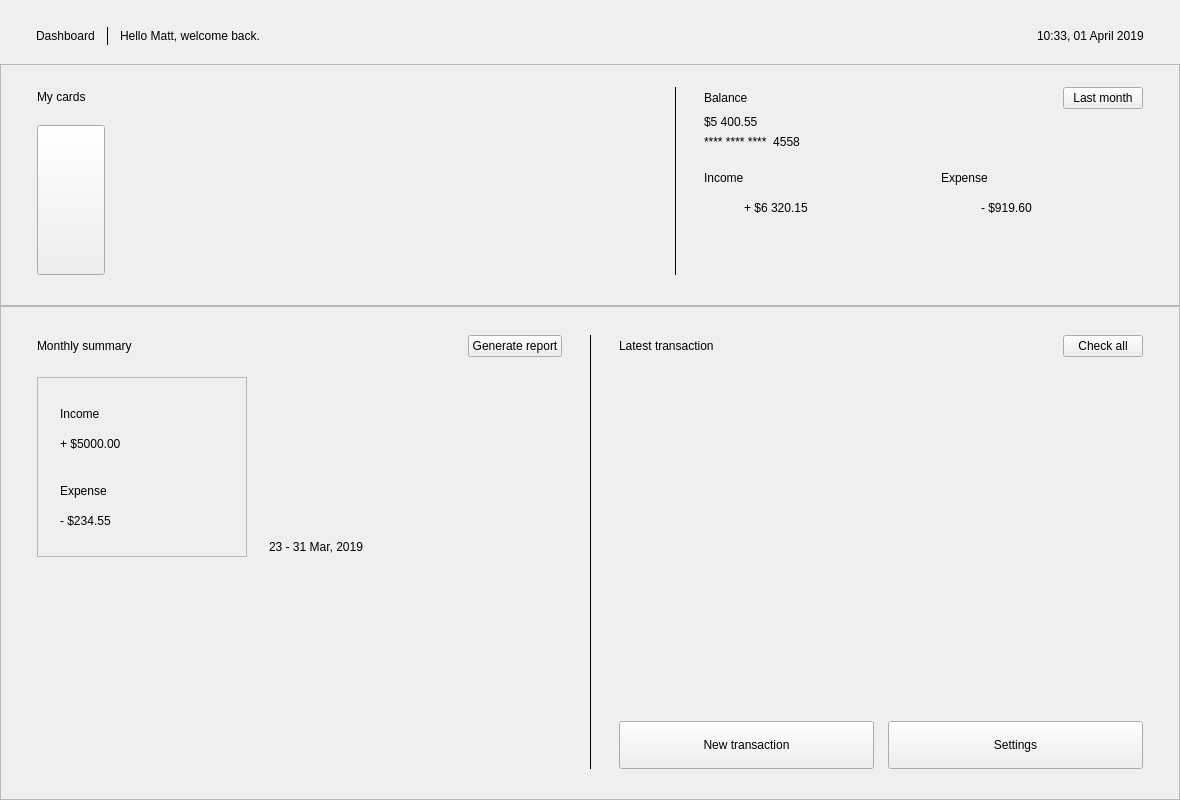
<?xml version='1.0' encoding='utf-8'?>
<ui version="4.0">
 <class>DashboardComponent</class>
 <widget class="QCustomComponent" name="DashboardComponent">
  <property name="geometry">
   <rect><x>0</x><y>0</y><width>1180</width><height>800</height></rect>
  </property>
  <layout class="QVBoxLayout" name="dashOuter">
   <property name="spacing"><number>0</number></property>
   <property name="leftMargin"><number>0</number></property>
   <property name="topMargin"><number>0</number></property>
   <property name="rightMargin"><number>0</number></property>
   <property name="bottomMargin"><number>0</number></property>
   <item>
    <widget class="QScrollArea" name="dashScroll">
     <property name="widgetResizable"><bool>true</bool></property>
     <property name="frameShape"><enum>QFrame::NoFrame</enum></property>
     <property name="horizontalScrollBarPolicy"><enum>Qt::ScrollBarAsNeeded</enum></property>
     <widget class="QWidget" name="dashScrollContents">
      <property name="geometry"><rect><x>0</x><y>0</y><width>1180</width><height>820</height></rect></property>
      <layout class="QVBoxLayout" name="dashBody">
       <property name="spacing"><number>0</number></property>
       <property name="leftMargin"><number>0</number></property>
       <property name="topMargin"><number>0</number></property>
       <property name="rightMargin"><number>0</number></property>
       <property name="bottomMargin"><number>0</number></property>

       
       <item>
        <widget class="QWidget" name="topBar" native="true">
         <layout class="QHBoxLayout" name="topBarLayout">
          <property name="spacing"><number>12</number></property>
          <property name="leftMargin"><number>36</number></property>
          <property name="topMargin"><number>26</number></property>
          <property name="rightMargin"><number>36</number></property>
          <property name="bottomMargin"><number>18</number></property>
          <item>
           <widget class="QLabel" name="crumbActive">
            <property name="text"><string>Dashboard</string></property>
            <property name="role" stdset="0"><string>crumbActive</string></property>
           </widget>
          </item>
          <item>
           <widget class="QLabel" name="crumbSep">
            <property name="minimumSize"><size><width>1</width><height>18</height></size></property>
            <property name="maximumSize"><size><width>1</width><height>18</height></size></property>
            <property name="frameShape"><enum>QFrame::VLine</enum></property>
            <property name="text"><string /></property>
            <property name="role" stdset="0"><string>crumbSep</string></property>
           </widget>
          </item>
          <item>
           <widget class="QLabel" name="crumbHello">
            <property name="text"><string>Hello Matt, welcome back.</string></property>
            <property name="role" stdset="0"><string>crumbHello</string></property>
           </widget>
          </item>
          <item>
           <spacer name="topBarSpacer">
            <property name="orientation"><enum>Qt::Horizontal</enum></property>
            <property name="sizeHint" stdset="0"><size><width>40</width><height>20</height></size></property>
           </spacer>
          </item>
          <item>
           <widget class="QLabel" name="clockLabel">
            <property name="text"><string>10:33, 01 April 2019</string></property>
            <property name="role" stdset="0"><string>clock</string></property>
           </widget>
          </item>
         </layout>
        </widget>
       </item>

       
       <item>
        <widget class="QFrame" name="topSection">
         <property name="frameShape"><enum>QFrame::StyledPanel</enum></property>
         <property name="role" stdset="0"><string>topPanel</string></property>
         <layout class="QHBoxLayout" name="topSectionLayout">
          <property name="spacing"><number>28</number></property>
          <property name="leftMargin"><number>36</number></property>
          <property name="topMargin"><number>22</number></property>
          <property name="rightMargin"><number>36</number></property>
          <property name="bottomMargin"><number>30</number></property>

          
          <item>
           <layout class="QVBoxLayout" name="cardsSide" stretch="0,1">
            <property name="spacing"><number>18</number></property>
            <item>
             <layout class="QHBoxLayout" name="cardsHead">
              <item><widget class="QLabel" name="cardsTitle"><property name="text"><string>My cards</string></property><property name="role" stdset="0"><string>panelTitle</string></property></widget></item>
              <item><spacer name="cardsHeadSpacer"><property name="orientation"><enum>Qt::Horizontal</enum></property><property name="sizeHint" stdset="0"><size><width>40</width><height>20</height></size></property></spacer></item>
              <item>
               <widget class="QCustomPageDots" name="cardsDots">
                <property name="count" stdset="0"><number>3</number></property>
                <property name="activeIndex" stdset="0"><number>0</number></property>
               </widget>
              </item>
             </layout>
            </item>
            <item>
             <layout class="QHBoxLayout" name="cardsRow">
              <property name="spacing"><number>16</number></property>
              <item>
               <widget class="QPushButton" name="addCardBtn">
                <property name="minimumSize"><size><width>68</width><height>150</height></size></property>
                <property name="maximumSize"><size><width>68</width><height>150</height></size></property>
                <property name="cursor"><cursorShape>PointingHandCursor</cursorShape></property>
                <property name="text"><string /></property>
               </widget>
              </item>
              <item>
               <widget class="QCustomPaymentCard" name="blueCard">
                <property name="minimumSize"><size><width>250</width><height>150</height></size></property>
                <property name="maximumSize"><size><width>270</width><height>150</height></size></property>
                <property name="brand" stdset="0"><string>VISA</string></property>
                <property name="amount" stdset="0"><string>$5 400.55</string></property>
                <property name="number" stdset="0"><string>4558</string></property>
                <property name="variant" stdset="0"><string>gradient</string></property>
                <property name="fullNumber" stdset="0"><string>4539 1482 0343 4558</string></property>
                <property name="revealable" stdset="0"><bool>true</bool></property>
               </widget>
              </item>
              <item>
               <widget class="QCustomPaymentCard" name="greyCard">
                <property name="minimumSize"><size><width>250</width><height>150</height></size></property>
                <property name="maximumSize"><size><width>270</width><height>150</height></size></property>
                <property name="brand" stdset="0"><string>VISA</string></property>
                <property name="amount" stdset="0"><string>$23 400,55</string></property>
                <property name="number" stdset="0"><string>3225</string></property>
                <property name="variant" stdset="0"><string>flat</string></property>
                <property name="fullNumber" stdset="0"><string>4024 0071 9876 3225</string></property>
                <property name="revealable" stdset="0"><bool>true</bool></property>
               </widget>
              </item>
              <item><spacer name="cardsRowSpacer"><property name="orientation"><enum>Qt::Horizontal</enum></property><property name="sizeHint" stdset="0"><size><width>10</width><height>20</height></size></property></spacer></item>
             </layout>
            </item>
           </layout>
          </item>

          
          <item>
           <widget class="QFrame" name="topDivider">
            <property name="minimumSize"><size><width>1</width><height>0</height></size></property>
            <property name="maximumSize"><size><width>1</width><height>16777215</height></size></property>
            <property name="frameShape"><enum>QFrame::VLine</enum></property>
            <property name="role" stdset="0"><string>vdivider</string></property>
           </widget>
          </item>

          
          <item>
           <layout class="QVBoxLayout" name="balanceSide">
            <property name="spacing"><number>6</number></property>
            <item>
             <layout class="QHBoxLayout" name="balanceHead">
              <item><widget class="QLabel" name="balanceTitle"><property name="text"><string>Balance</string></property><property name="role" stdset="0"><string>panelTitle</string></property></widget></item>
              <item><spacer name="balanceHeadSpacer"><property name="orientation"><enum>Qt::Horizontal</enum></property><property name="sizeHint" stdset="0"><size><width>40</width><height>20</height></size></property></spacer></item>
              <item>
               <widget class="QPushButton" name="lastMonthBtn">
                <property name="text"><string>Last month</string></property>
                <property name="cursor"><cursorShape>PointingHandCursor</cursorShape></property>
                <property name="layoutDirection"><enum>Qt::RightToLeft</enum></property>
                <property name="iconSize"><size><width>16</width><height>16</height></size></property>
               </widget>
              </item>
             </layout>
            </item>
            <item><widget class="QLabel" name="balanceBig"><property name="text"><string>$5 400.55</string></property><property name="role" stdset="0"><string>balanceBig</string></property></widget></item>
            <item><widget class="QLabel" name="balanceNumber"><property name="text"><string>**** **** ****  4558</string></property><property name="role" stdset="0"><string>balanceNumber</string></property></widget></item>
            <item><spacer name="balanceMidSpacer"><property name="orientation"><enum>Qt::Vertical</enum></property><property name="sizeHint" stdset="0"><size><width>10</width><height>16</height></size></property><property name="sizeType"><enum>QSizePolicy::Fixed</enum></property></spacer></item>
            <item>
             <layout class="QHBoxLayout" name="balanceStats">
              <property name="spacing"><number>34</number></property>
              <item>
               <layout class="QVBoxLayout" name="incomeCol">
                <property name="spacing"><number>8</number></property>
                <item><widget class="QLabel" name="incomeLabel"><property name="text"><string>Income</string></property><property name="role" stdset="0"><string>statLabel</string></property></widget></item>
                <item>
                 <layout class="QHBoxLayout" name="incomeRow">
                  <property name="spacing"><number>10</number></property>
                  <item><widget class="QCustomTrendChip" name="incomeChip"><property name="minimumSize"><size><width>30</width><height>30</height></size></property><property name="maximumSize"><size><width>30</width><height>30</height></size></property><property name="direction" stdset="0"><string>up</string></property><property name="variant" stdset="0"><string>circle</string></property></widget></item>
                  <item><widget class="QLabel" name="incomeValue"><property name="text"><string>+ $6 320.15</string></property><property name="role" stdset="0"><string>statValue</string></property></widget></item>
                  <item><spacer name="incomeSpacer"><property name="orientation"><enum>Qt::Horizontal</enum></property><property name="sizeHint" stdset="0"><size><width>10</width><height>20</height></size></property></spacer></item>
                 </layout>
                </item>
               </layout>
              </item>
              <item>
               <layout class="QVBoxLayout" name="expenseCol">
                <property name="spacing"><number>8</number></property>
                <item><widget class="QLabel" name="expenseLabel"><property name="text"><string>Expense</string></property><property name="role" stdset="0"><string>statLabel</string></property></widget></item>
                <item>
                 <layout class="QHBoxLayout" name="expenseRow">
                  <property name="spacing"><number>10</number></property>
                  <item><widget class="QCustomTrendChip" name="expenseChip"><property name="minimumSize"><size><width>30</width><height>30</height></size></property><property name="maximumSize"><size><width>30</width><height>30</height></size></property><property name="direction" stdset="0"><string>down</string></property><property name="variant" stdset="0"><string>circle</string></property></widget></item>
                  <item><widget class="QLabel" name="expenseValue"><property name="text"><string>- $919.60</string></property><property name="role" stdset="0"><string>statValue</string></property></widget></item>
                  <item><spacer name="expenseSpacer"><property name="orientation"><enum>Qt::Horizontal</enum></property><property name="sizeHint" stdset="0"><size><width>10</width><height>20</height></size></property></spacer></item>
                 </layout>
                </item>
               </layout>
              </item>
             </layout>
            </item>
            <item><spacer name="balanceBottomSpacer"><property name="orientation"><enum>Qt::Vertical</enum></property><property name="sizeHint" stdset="0"><size><width>10</width><height>10</height></size></property></spacer></item>
           </layout>
          </item>
         </layout>
        </widget>
       </item>

       
       <item>
        <widget class="QFrame" name="bottomSection">
         <property name="sizePolicy">
          <sizepolicy hsizetype="Preferred" vsizetype="Expanding"><horstretch>0</horstretch><verstretch>1</verstretch></sizepolicy>
         </property>
         <property name="frameShape"><enum>QFrame::StyledPanel</enum></property>
         <property name="role" stdset="0"><string>bottomPanel</string></property>
         <layout class="QHBoxLayout" name="bottomSectionLayout">
          <property name="spacing"><number>28</number></property>
          <property name="leftMargin"><number>36</number></property>
          <property name="topMargin"><number>28</number></property>
          <property name="rightMargin"><number>36</number></property>
          <property name="bottomMargin"><number>30</number></property>

          
          <item>
           <layout class="QVBoxLayout" name="summarySide">
            <property name="spacing"><number>20</number></property>
            <item>
             <layout class="QHBoxLayout" name="summaryHead">
              <item><widget class="QLabel" name="summaryTitle"><property name="text"><string>Monthly summary</string></property><property name="role" stdset="0"><string>panelTitle</string></property></widget></item>
              <item><spacer name="summaryHeadSpacer"><property name="orientation"><enum>Qt::Horizontal</enum></property><property name="sizeHint" stdset="0"><size><width>40</width><height>20</height></size></property></spacer></item>
              <item><widget class="QPushButton" name="generateReportBtn"><property name="text"><string>Generate report</string></property><property name="cursor"><cursorShape>PointingHandCursor</cursorShape></property><property name="role" stdset="0"><string>link</string></property></widget></item>
             </layout>
            </item>
            <item>
             <layout class="QHBoxLayout" name="summaryBody">
              <property name="spacing"><number>22</number></property>
              <item>
               <widget class="QFrame" name="summaryBox">
                <property name="minimumSize"><size><width>210</width><height>150</height></size></property>
                <property name="maximumSize"><size><width>240</width><height>16777215</height></size></property>
                <property name="frameShape"><enum>QFrame::StyledPanel</enum></property>
                <property name="role" stdset="0"><string>dashBox</string></property>
                <layout class="QVBoxLayout" name="summaryBoxLayout">
                 <property name="spacing"><number>4</number></property>
                 <property name="leftMargin"><number>22</number></property>
                 <property name="topMargin"><number>22</number></property>
                 <property name="rightMargin"><number>22</number></property>
                 <property name="bottomMargin"><number>22</number></property>
                 <item><widget class="QLabel" name="sumIncomeLabel"><property name="text"><string>Income</string></property><property name="role" stdset="0"><string>statLabel</string></property></widget></item>
                 <item><widget class="QLabel" name="sumIncomeValue"><property name="text"><string>+ $5000.00</string></property><property name="role" stdset="0"><string>moneyPos</string></property></widget></item>
                 <item><spacer name="sumBoxDiv"><property name="orientation"><enum>Qt::Vertical</enum></property><property name="sizeHint" stdset="0"><size><width>10</width><height>16</height></size></property><property name="sizeType"><enum>QSizePolicy::Fixed</enum></property></spacer></item>
                 <item><widget class="QLabel" name="sumExpenseLabel"><property name="text"><string>Expense</string></property><property name="role" stdset="0"><string>statLabel</string></property></widget></item>
                 <item><widget class="QLabel" name="sumExpenseValue"><property name="text"><string>- $234.55</string></property><property name="role" stdset="0"><string>moneyNeg</string></property></widget></item>
                </layout>
               </widget>
              </item>
              <item>
               <layout class="QVBoxLayout" name="chartCol">
                <property name="spacing"><number>10</number></property>
                <item>
                 <widget class="QCustomMiniBarChart" name="barsChart">
                  <property name="minimumSize"><size><width>0</width><height>150</height></size></property>
                  <property name="barWidth" stdset="0"><number>9</number></property>
                  <property name="cornerRadius" stdset="0"><number>4</number></property>
                 </widget>
                </item>
                <item>
                 <layout class="QHBoxLayout" name="summaryFoot">
                  <item><widget class="QLabel" name="summaryDates"><property name="text"><string>23 - 31 Mar, 2019</string></property><property name="role" stdset="0"><string>panelSub</string></property></widget></item>
                  <item><spacer name="summaryFootSpacer"><property name="orientation"><enum>Qt::Horizontal</enum></property><property name="sizeHint" stdset="0"><size><width>40</width><height>20</height></size></property></spacer></item>
                  <item>
                   <widget class="QCustomPageDots" name="summaryDots">
                    <property name="count" stdset="0"><number>3</number></property>
                    <property name="activeIndex" stdset="0"><number>2</number></property>
                   </widget>
                  </item>
                 </layout>
                </item>
               </layout>
              </item>
             </layout>
            </item>
            <item><spacer name="summaryBottomSpacer"><property name="orientation"><enum>Qt::Vertical</enum></property><property name="sizeHint" stdset="0"><size><width>10</width><height>10</height></size></property></spacer></item>
           </layout>
          </item>

          
          <item>
           <widget class="QFrame" name="bottomDivider">
            <property name="minimumSize"><size><width>1</width><height>0</height></size></property>
            <property name="maximumSize"><size><width>1</width><height>16777215</height></size></property>
            <property name="frameShape"><enum>QFrame::VLine</enum></property>
            <property name="role" stdset="0"><string>vdivider</string></property>
           </widget>
          </item>

          
          <item>
           <layout class="QVBoxLayout" name="txnSide">
            <property name="spacing"><number>16</number></property>
            <item>
             <layout class="QHBoxLayout" name="txnHead">
              <item><widget class="QLabel" name="txnTitle"><property name="text"><string>Latest transaction</string></property><property name="role" stdset="0"><string>panelTitle</string></property></widget></item>
              <item><spacer name="txnHeadSpacer"><property name="orientation"><enum>Qt::Horizontal</enum></property><property name="sizeHint" stdset="0"><size><width>40</width><height>20</height></size></property></spacer></item>
              <item><widget class="QPushButton" name="checkAllBtn"><property name="text"><string>Check all</string></property><property name="cursor"><cursorShape>PointingHandCursor</cursorShape></property><property name="role" stdset="0"><string>link</string></property></widget></item>
             </layout>
            </item>
            <item>
             <widget class="QWidget" name="txnBody" native="true">
              <layout class="QVBoxLayout" name="txnBodyLayout">
               <property name="spacing"><number>14</number></property>
               <property name="leftMargin"><number>0</number></property>
               <property name="topMargin"><number>4</number></property>
               <property name="rightMargin"><number>0</number></property>
               <property name="bottomMargin"><number>4</number></property>
              </layout>
             </widget>
            </item>
            <item><spacer name="txnSpacer"><property name="orientation"><enum>Qt::Vertical</enum></property><property name="sizeHint" stdset="0"><size><width>20</width><height>10</height></size></property></spacer></item>
            <item>
             <layout class="QHBoxLayout" name="txnButtons">
              <property name="spacing"><number>14</number></property>
              <item>
               <widget class="QCustomQPushButton" name="newTransactionBtn">
                <property name="minimumSize"><size><width>0</width><height>48</height></size></property>
                <property name="text"><string>New transaction</string></property>
                <property name="cursor"><cursorShape>PointingHandCursor</cursorShape></property>
               </widget>
              </item>
              <item>
               <widget class="QCustomQPushButton" name="settingsBtn">
                <property name="minimumSize"><size><width>0</width><height>48</height></size></property>
                <property name="text"><string>Settings</string></property>
                <property name="cursor"><cursorShape>PointingHandCursor</cursorShape></property>
               </widget>
              </item>
             </layout>
            </item>
           </layout>
          </item>
         </layout>
        </widget>
       </item>
      </layout>
     </widget>
    </widget>
   </item>
  </layout>
 </widget>
 <customwidgets>
  <customwidget>
   <class>QCustomComponent</class>
   <extends>QWidget</extends>
   <header>Custom_Widgets.QCustomComponent</header>
   <container>1</container>
  </customwidget>
  <customwidget>
   <class>QCustomQPushButton</class>
   <extends>QPushButton</extends>
   <header>Custom_Widgets.QCustomQPushButton</header>
  </customwidget>
  <customwidget>
   <class>QCustomPaymentCard</class>
   <extends>QWidget</extends>
   <header>Custom_Widgets.QCustomPaymentCard</header>
  </customwidget>
  <customwidget>
   <class>QCustomMiniBarChart</class>
   <extends>QWidget</extends>
   <header>Custom_Widgets.QCustomMiniBarChart</header>
  </customwidget>
  <customwidget>
   <class>QCustomTrendChip</class>
   <extends>QWidget</extends>
   <header>Custom_Widgets.QCustomTrendChip</header>
  </customwidget>
  <customwidget>
   <class>QCustomPageDots</class>
   <extends>QWidget</extends>
   <header>Custom_Widgets.QCustomPageDots</header>
  </customwidget>
 <customwidget><class>QPushButton</class><extends>QPushButton</extends><header location="global">Custom_Widgets.Theme.h</header><container>1</container></customwidget><customwidget><class>QLabel</class><extends>QLabel</extends><header location="global">Custom_Widgets.Theme.h</header><container>1</container></customwidget></customwidgets>
 <connections />
</ui>
